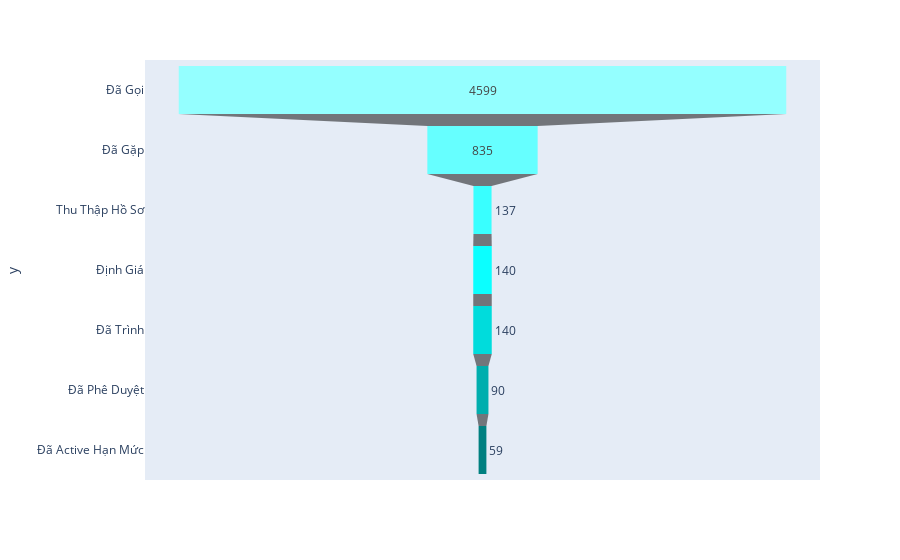

Here is the notebook cell this chart was saved with:
### Markdown cell above
## With plotly.express

### Code cell
import plotly.express as px
fig = px.funnel(x=toan_quoc[0].values.flatten(), 
                y=state,
                color_discrete_sequence = px.colors.convert_colors_to_same_type(color)
)
fig.show()

### Figure 1 — Plotly figure (JSON) as saved in the notebook; plotly's stock layout.template omitted (floating-point values rounded to 4 significant figures)
{"data": [{"hovertemplate": "x=%{x}<br>y=%{y}<extra></extra>", "legendgroup": "", "marker": {"color": ["rgb(148, 255, 255)", "rgb(102, 255, 255)", "rgb(57, 255, 255)", "rgb(11, 255, 255)", "rgb(0, 220, 220)", "rgb(0, 174, 174)", "rgb(0, 128, 128)"]}, "name": "", "orientation": "h", "showlegend": false, "type": "funnel", "x": [4599, 835, 137, 140, 140, 90, 59], "xaxis": "x", "y": ["Đã Gọi", "Đã Gặp", "Thu Thập Hồ Sơ", "Định Giá", "Đã Trình", "Đã Phê Duyệt", "Đã Active Hạn Mức"], "yaxis": "y"}], "layout": {"legend": {"tracegroupgap": 0}, "margin": {"t": 60}, "xaxis": {"anchor": "y", "domain": [0, 1], "title": {"text": "x"}}, "yaxis": {"anchor": "x", "domain": [0, 1], "title": {"text": "y"}}}}
